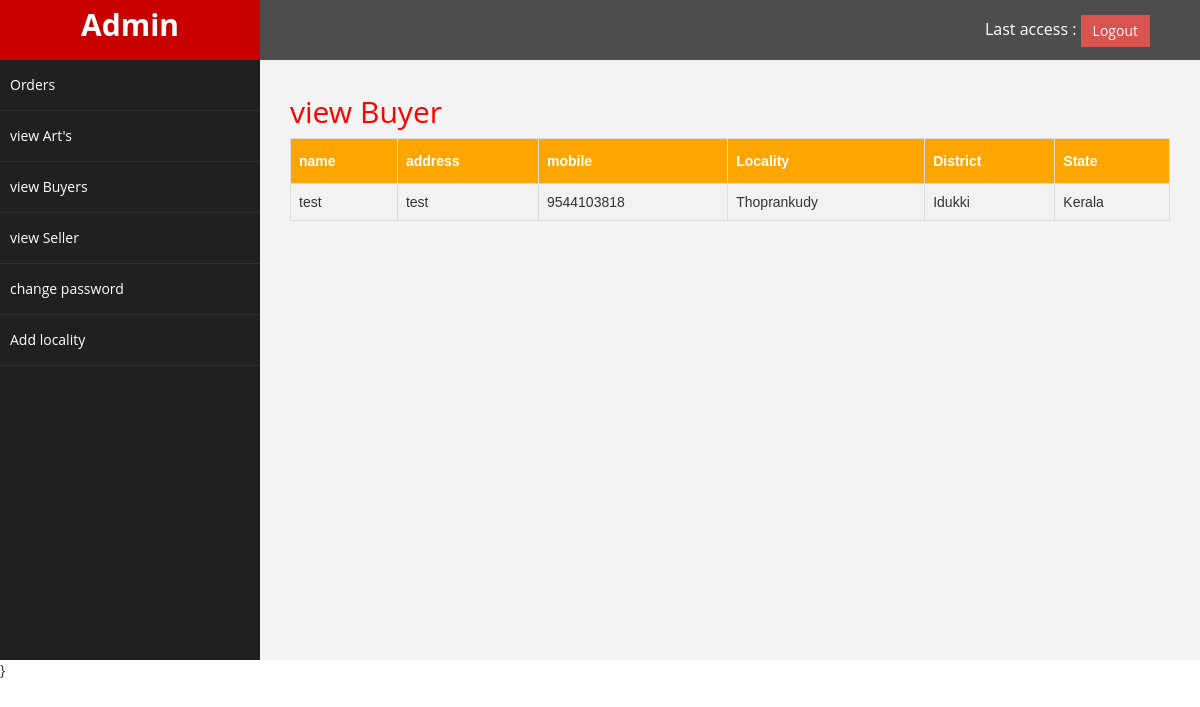
The app's page /admin/view_buyers.php (signed in), older data.
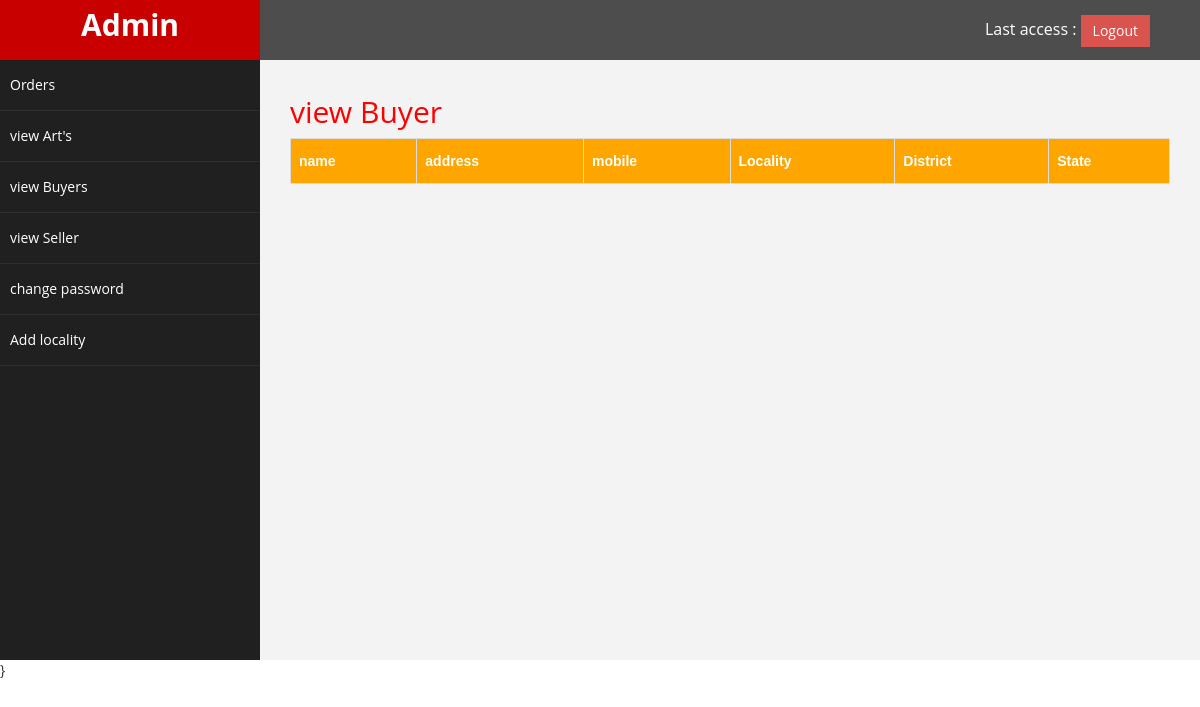
The same page, newer data.
### tables this page shows
CREATE TABLE `buyer` (
  `id` int(10) NOT NULL,
  `name` varchar(30) NOT NULL,
  `address` varchar(50) NOT NULL,
  `mobile` varchar(30) NOT NULL,
  `dob` varchar(30) NOT NULL,
  `email` varchar(30) NOT NULL,
  `location` varchar(30) NOT NULL,
  `dis` varchar(30) NOT NULL,
  `state` varchar(30) NOT NULL,
  `password` varchar(30) NOT NULL
);

### admin/view_buyers.php (the view, shortened to what this page needs)
<?php
require("dbconfig.php");
$sql = "select * from buyer";
$result = mysqli_query($con, $sql);
?>
<!DOCTYPE html>
<html>
<head>
  <link href="assets/css/bootstrap.css" rel="stylesheet" />
  <link href="assets/css/font-awesome.css" rel="stylesheet" />
  <link href="assets/css/custom.css" rel="stylesheet" />
</head>
<body>
  <div id="wrapper">
    <nav class="navbar navbar-default navbar-cls-top " role="navigation" style="margin-bottom: 0">
      <div class="navbar-header">
        <a class="navbar-brand">Admin</a>
      </div>
      <div style="color: white;padding: 15px 50px 5px 50px;float: right;font-size: 16px;">
        Last access :
        <a href="logout.php" class="btn btn-danger square-btn-adjust">Logout</a>
      </div>
    </nav>
    <nav class="navbar-default navbar-side" role="navigation">
      <div class="sidebar-collapse">
        <ul class="nav" id="main-menu">
          <li><a href="home.php">Orders</a> </li>
          <li><a href="arts.php">view Art's</a> </li>
          <li><a href="view_buyers.php">view Buyers</a> </li>
          <li><a href="view_seller.php">view Seller</a> </li>
          <li><a href="change_password.php">change password</a></li>
          <li><a href="add_locality.php">Add locality</a></li>
        </ul>
      </div>
    </nav>
    <div id="page-wrapper">
      <div>
        <h2>view Buyer</h2>
        <table id="customers">
          <tr>
            <th>name</th>
            <th>address</th>
            <th>mobile</th>
            <th>Locality</th>
            <th>District</th>
            <th>State</th>
          </tr>
          <?php
          while ($row = mysqli_fetch_array($result)) {
            ?>
            <tr>
              <form method="post">
                <td><?php echo $row[1]; ?></td>
                <td><?php echo $row[2]; ?></td>
                <td><?php echo $row[3]; ?></td>
                <td><?php echo $row[6]; ?></td>
                <td><?php echo $row[7]; ?></td>
                <td><?php echo $row[8]; ?></td>
              </form>
            <?php
            }
            ?>
        </table>
      </div>
    </div>
  </div>
</body>
</html>

Row changes from the older to the newer data that the page shows:
removed buyer: name "test", address "test", mobile "9544103818", location "Thoprankudy", dis "Idukki", state "Kerala"
